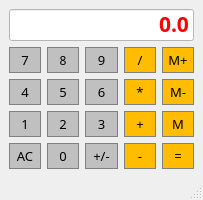
<?xml version="1.0" encoding="UTF-8"?>
<ui version="4.0">
 <class>Calculator</class>
 <widget class="QMainWindow" name="Calculator">
  <property name="geometry">
   <rect>
    <x>0</x>
    <y>0</y>
    <width>203</width>
    <height>200</height>
   </rect>
  </property>
  <property name="minimumSize">
   <size>
    <width>200</width>
    <height>200</height>
   </size>
  </property>
  <property name="windowTitle">
   <string>Calculator</string>
  </property>
  <widget class="QWidget" name="centralwidget">
   <layout class="QGridLayout" name="gridLayout">
    <item row="1" column="3">
     <widget class="QPushButton" name="Divide">
      <property name="sizePolicy">
       <sizepolicy hsizetype="Preferred" vsizetype="Preferred">
        <horstretch>0</horstretch>
        <verstretch>0</verstretch>
       </sizepolicy>
      </property>
      <property name="minimumSize">
       <size>
        <width>24</width>
        <height>26</height>
       </size>
      </property>
      <property name="font">
       <font>
        <family>JetBrains Mono</family>
        <pointsize>10</pointsize>
       </font>
      </property>
      <property name="styleSheet">
       <string notr="true">QPushButton{
	
	background-color: #FFBC00;
	border: 1px solid gray; 
	padding: 5px;
}

QPushButton:pressed{
	background-color: #A9A9A9;
	border: 1px solid gray; 
	padding: 5px;
}</string>
      </property>
      <property name="text">
       <string>/</string>
      </property>
     </widget>
    </item>
    <item row="2" column="1">
     <widget class="QPushButton" name="Button5">
      <property name="sizePolicy">
       <sizepolicy hsizetype="Preferred" vsizetype="Preferred">
        <horstretch>0</horstretch>
        <verstretch>0</verstretch>
       </sizepolicy>
      </property>
      <property name="minimumSize">
       <size>
        <width>24</width>
        <height>26</height>
       </size>
      </property>
      <property name="font">
       <font>
        <family>JetBrains Mono</family>
        <pointsize>10</pointsize>
       </font>
      </property>
      <property name="styleSheet">
       <string notr="true">QPushButton{
	background-color: #C0C0C0;
	border: 1px solid gray; 
	padding: 5px;
}

QPushButton:pressed{
	background-color: #A9A9A9;
	border: 1px solid gray; 
	padding: 5px;
}</string>
      </property>
      <property name="text">
       <string>5</string>
      </property>
     </widget>
    </item>
    <item row="1" column="2">
     <widget class="QPushButton" name="Button9">
      <property name="sizePolicy">
       <sizepolicy hsizetype="Preferred" vsizetype="Preferred">
        <horstretch>0</horstretch>
        <verstretch>0</verstretch>
       </sizepolicy>
      </property>
      <property name="minimumSize">
       <size>
        <width>24</width>
        <height>26</height>
       </size>
      </property>
      <property name="font">
       <font>
        <family>JetBrains Mono</family>
        <pointsize>10</pointsize>
       </font>
      </property>
      <property name="styleSheet">
       <string notr="true">QPushButton{
	background-color: #C0C0C0;
	border: 1px solid gray; 
	padding: 5px;
}

QPushButton:pressed{
	background-color: #A9A9A9;
	border: 1px solid gray; 
	padding: 5px;
}</string>
      </property>
      <property name="text">
       <string>9</string>
      </property>
     </widget>
    </item>
    <item row="3" column="0">
     <widget class="QPushButton" name="Button1">
      <property name="sizePolicy">
       <sizepolicy hsizetype="Preferred" vsizetype="Preferred">
        <horstretch>0</horstretch>
        <verstretch>0</verstretch>
       </sizepolicy>
      </property>
      <property name="minimumSize">
       <size>
        <width>24</width>
        <height>26</height>
       </size>
      </property>
      <property name="font">
       <font>
        <family>JetBrains Mono</family>
        <pointsize>10</pointsize>
       </font>
      </property>
      <property name="styleSheet">
       <string notr="true">QPushButton{
	background-color: #C0C0C0;
	border: 1px solid gray; 
	padding: 5px;
}

QPushButton:pressed{
	background-color: #A9A9A9;
	border: 1px solid gray; 
	padding: 5px;
}</string>
      </property>
      <property name="text">
       <string>1</string>
      </property>
     </widget>
    </item>
    <item row="4" column="4">
     <widget class="QPushButton" name="Equal">
      <property name="sizePolicy">
       <sizepolicy hsizetype="Preferred" vsizetype="Preferred">
        <horstretch>0</horstretch>
        <verstretch>0</verstretch>
       </sizepolicy>
      </property>
      <property name="minimumSize">
       <size>
        <width>24</width>
        <height>26</height>
       </size>
      </property>
      <property name="font">
       <font>
        <family>JetBrains Mono</family>
        <pointsize>10</pointsize>
       </font>
      </property>
      <property name="styleSheet">
       <string notr="true">QPushButton{
	
	background-color: #FFBC00;
	border: 1px solid gray; 
	padding: 5px;
}

QPushButton:pressed{
	background-color: #A9A9A9;
	border: 1px solid gray; 
	padding: 5px;
}</string>
      </property>
      <property name="text">
       <string>=</string>
      </property>
     </widget>
    </item>
    <item row="4" column="3">
     <widget class="QPushButton" name="Subtract">
      <property name="sizePolicy">
       <sizepolicy hsizetype="Preferred" vsizetype="Preferred">
        <horstretch>0</horstretch>
        <verstretch>0</verstretch>
       </sizepolicy>
      </property>
      <property name="minimumSize">
       <size>
        <width>24</width>
        <height>26</height>
       </size>
      </property>
      <property name="font">
       <font>
        <family>JetBrains Mono</family>
        <pointsize>10</pointsize>
       </font>
      </property>
      <property name="styleSheet">
       <string notr="true">QPushButton{
	
	background-color: #FFBC00;
	border: 1px solid gray; 
	padding: 5px;
}

QPushButton:pressed{
	background-color: #A9A9A9;
	border: 1px solid gray; 
	padding: 5px;
}</string>
      </property>
      <property name="text">
       <string>-</string>
      </property>
     </widget>
    </item>
    <item row="3" column="2">
     <widget class="QPushButton" name="Button3">
      <property name="sizePolicy">
       <sizepolicy hsizetype="Preferred" vsizetype="Preferred">
        <horstretch>0</horstretch>
        <verstretch>0</verstretch>
       </sizepolicy>
      </property>
      <property name="minimumSize">
       <size>
        <width>24</width>
        <height>26</height>
       </size>
      </property>
      <property name="font">
       <font>
        <family>JetBrains Mono</family>
        <pointsize>10</pointsize>
       </font>
      </property>
      <property name="styleSheet">
       <string notr="true">QPushButton{
	background-color: #C0C0C0;
	border: 1px solid gray; 
	padding: 5px;
}

QPushButton:pressed{
	background-color: #A9A9A9;
	border: 1px solid gray; 
	padding: 5px;
}</string>
      </property>
      <property name="text">
       <string>3</string>
      </property>
     </widget>
    </item>
    <item row="2" column="2">
     <widget class="QPushButton" name="Button6">
      <property name="sizePolicy">
       <sizepolicy hsizetype="Preferred" vsizetype="Preferred">
        <horstretch>0</horstretch>
        <verstretch>0</verstretch>
       </sizepolicy>
      </property>
      <property name="minimumSize">
       <size>
        <width>24</width>
        <height>26</height>
       </size>
      </property>
      <property name="font">
       <font>
        <family>JetBrains Mono</family>
        <pointsize>10</pointsize>
       </font>
      </property>
      <property name="styleSheet">
       <string notr="true">QPushButton{
	background-color: #C0C0C0;
	border: 1px solid gray; 
	padding: 5px;
}

QPushButton:pressed{
	background-color: #A9A9A9;
	border: 1px solid gray; 
	padding: 5px;
}</string>
      </property>
      <property name="text">
       <string>6</string>
      </property>
     </widget>
    </item>
    <item row="2" column="3">
     <widget class="QPushButton" name="Multiply">
      <property name="sizePolicy">
       <sizepolicy hsizetype="Preferred" vsizetype="Preferred">
        <horstretch>0</horstretch>
        <verstretch>0</verstretch>
       </sizepolicy>
      </property>
      <property name="minimumSize">
       <size>
        <width>24</width>
        <height>26</height>
       </size>
      </property>
      <property name="font">
       <font>
        <family>JetBrains Mono</family>
        <pointsize>10</pointsize>
       </font>
      </property>
      <property name="styleSheet">
       <string notr="true">QPushButton{
	
	background-color: #FFBC00;
	border: 1px solid gray; 
	padding: 5px;
}

QPushButton:pressed{
	background-color: #A9A9A9;
	border: 1px solid gray; 
	padding: 5px;
}</string>
      </property>
      <property name="text">
       <string>*</string>
      </property>
     </widget>
    </item>
    <item row="4" column="2">
     <widget class="QPushButton" name="ChangeSign">
      <property name="sizePolicy">
       <sizepolicy hsizetype="Preferred" vsizetype="Preferred">
        <horstretch>0</horstretch>
        <verstretch>0</verstretch>
       </sizepolicy>
      </property>
      <property name="minimumSize">
       <size>
        <width>24</width>
        <height>26</height>
       </size>
      </property>
      <property name="font">
       <font>
        <family>JetBrains Mono</family>
        <pointsize>10</pointsize>
       </font>
      </property>
      <property name="styleSheet">
       <string notr="true">QPushButton{
	background-color: #C0C0C0;
	border: 1px solid gray; 
	padding: 5px;
}

QPushButton:pressed{
	background-color: #A9A9A9;
	border: 1px solid gray; 
	padding: 5px;
}</string>
      </property>
      <property name="text">
       <string>+/-</string>
      </property>
     </widget>
    </item>
    <item row="0" column="0" colspan="5">
     <widget class="QLineEdit" name="Display">
      <property name="sizePolicy">
       <sizepolicy hsizetype="Preferred" vsizetype="Expanding">
        <horstretch>0</horstretch>
        <verstretch>0</verstretch>
       </sizepolicy>
      </property>
      <property name="font">
       <font>
        <family>JetBrains Mono</family>
        <pointsize>16</pointsize>
        <bold>true</bold>
       </font>
      </property>
      <property name="styleSheet">
       <string notr="true">QLineEdit{
	 
	color: rgb(255, 0, 0);
	background-color: rgb(255, 255, 255);
}</string>
      </property>
      <property name="text">
       <string>0.0</string>
      </property>
      <property name="alignment">
       <set>Qt::AlignBottom|Qt::AlignRight|Qt::AlignTrailing</set>
      </property>
     </widget>
    </item>
    <item row="4" column="1">
     <widget class="QPushButton" name="Button0">
      <property name="sizePolicy">
       <sizepolicy hsizetype="Preferred" vsizetype="Preferred">
        <horstretch>0</horstretch>
        <verstretch>0</verstretch>
       </sizepolicy>
      </property>
      <property name="minimumSize">
       <size>
        <width>24</width>
        <height>26</height>
       </size>
      </property>
      <property name="font">
       <font>
        <family>JetBrains Mono</family>
        <pointsize>10</pointsize>
       </font>
      </property>
      <property name="styleSheet">
       <string notr="true">QPushButton{
	background-color: #C0C0C0;
	border: 1px solid gray; 
	padding: 5px;
}

QPushButton:pressed{
	background-color: #A9A9A9;
	border: 1px solid gray; 
	padding: 5px;
}</string>
      </property>
      <property name="text">
       <string>0</string>
      </property>
     </widget>
    </item>
    <item row="3" column="3">
     <widget class="QPushButton" name="Add">
      <property name="sizePolicy">
       <sizepolicy hsizetype="Preferred" vsizetype="Preferred">
        <horstretch>0</horstretch>
        <verstretch>0</verstretch>
       </sizepolicy>
      </property>
      <property name="minimumSize">
       <size>
        <width>24</width>
        <height>26</height>
       </size>
      </property>
      <property name="font">
       <font>
        <family>JetBrains Mono</family>
        <pointsize>10</pointsize>
       </font>
      </property>
      <property name="styleSheet">
       <string notr="true">QPushButton{
	
	background-color: #FFBC00;
	border: 1px solid gray; 
	padding: 5px;
}

QPushButton:pressed{
	background-color: #A9A9A9;
	border: 1px solid gray; 
	padding: 5px;
}</string>
      </property>
      <property name="text">
       <string>+</string>
      </property>
     </widget>
    </item>
    <item row="1" column="1">
     <widget class="QPushButton" name="Button8">
      <property name="sizePolicy">
       <sizepolicy hsizetype="Preferred" vsizetype="Preferred">
        <horstretch>0</horstretch>
        <verstretch>0</verstretch>
       </sizepolicy>
      </property>
      <property name="minimumSize">
       <size>
        <width>24</width>
        <height>26</height>
       </size>
      </property>
      <property name="font">
       <font>
        <family>JetBrains Mono</family>
        <pointsize>9</pointsize>
        <italic>false</italic>
        <bold>false</bold>
       </font>
      </property>
      <property name="styleSheet">
       <string notr="true">QPushButton{
	font: 9pt &quot;JetBrains Mono&quot;;
	background-color: #C0C0C0;
	border: 1px solid gray; 
	padding: 5px;
}

QPushButton:pressed{
	font: 9pt &quot;JetBrains Mono&quot;;
	background-color: #A9A9A9;
	border: 1px solid gray; 
	padding: 5px;
}</string>
      </property>
      <property name="text">
       <string>8</string>
      </property>
     </widget>
    </item>
    <item row="1" column="0">
     <widget class="QPushButton" name="Button7">
      <property name="sizePolicy">
       <sizepolicy hsizetype="Preferred" vsizetype="Preferred">
        <horstretch>0</horstretch>
        <verstretch>0</verstretch>
       </sizepolicy>
      </property>
      <property name="minimumSize">
       <size>
        <width>24</width>
        <height>26</height>
       </size>
      </property>
      <property name="font">
       <font>
        <family>JetBrains Mono</family>
        <pointsize>10</pointsize>
       </font>
      </property>
      <property name="styleSheet">
       <string notr="true">QPushButton{
	background-color: #C0C0C0;
	border: 1px solid gray; 
	padding: 5px;
}

QPushButton:pressed{
	background-color: #A9A9A9;
	border: 1px solid gray; 
	padding: 5px;
}</string>
      </property>
      <property name="text">
       <string>7</string>
      </property>
     </widget>
    </item>
    <item row="2" column="4">
     <widget class="QPushButton" name="MemClear">
      <property name="sizePolicy">
       <sizepolicy hsizetype="Preferred" vsizetype="Preferred">
        <horstretch>0</horstretch>
        <verstretch>0</verstretch>
       </sizepolicy>
      </property>
      <property name="minimumSize">
       <size>
        <width>24</width>
        <height>26</height>
       </size>
      </property>
      <property name="font">
       <font>
        <family>JetBrains Mono</family>
        <pointsize>10</pointsize>
       </font>
      </property>
      <property name="styleSheet">
       <string notr="true">QPushButton{
	
	background-color: #FFBC00;
	border: 1px solid gray; 
	padding: 5px;
}

QPushButton:pressed{
	background-color: #A9A9A9;
	border: 1px solid gray; 
	padding: 5px;
}</string>
      </property>
      <property name="text">
       <string>M-</string>
      </property>
     </widget>
    </item>
    <item row="2" column="0">
     <widget class="QPushButton" name="Button4">
      <property name="sizePolicy">
       <sizepolicy hsizetype="Preferred" vsizetype="Preferred">
        <horstretch>0</horstretch>
        <verstretch>0</verstretch>
       </sizepolicy>
      </property>
      <property name="minimumSize">
       <size>
        <width>24</width>
        <height>26</height>
       </size>
      </property>
      <property name="font">
       <font>
        <family>JetBrains Mono</family>
        <pointsize>10</pointsize>
       </font>
      </property>
      <property name="styleSheet">
       <string notr="true">QPushButton{
	background-color: #C0C0C0;
	border: 1px solid gray; 
	padding: 5px;
}

QPushButton:pressed{
	background-color: #A9A9A9;
	border: 1px solid gray; 
	padding: 5px;
}</string>
      </property>
      <property name="text">
       <string>4</string>
      </property>
     </widget>
    </item>
    <item row="4" column="0">
     <widget class="QPushButton" name="Clear">
      <property name="sizePolicy">
       <sizepolicy hsizetype="Preferred" vsizetype="Preferred">
        <horstretch>0</horstretch>
        <verstretch>0</verstretch>
       </sizepolicy>
      </property>
      <property name="minimumSize">
       <size>
        <width>24</width>
        <height>26</height>
       </size>
      </property>
      <property name="font">
       <font>
        <family>JetBrains Mono</family>
        <pointsize>10</pointsize>
       </font>
      </property>
      <property name="styleSheet">
       <string notr="true">QPushButton{
	background-color: #C0C0C0;
	border: 1px solid gray; 
	padding: 5px;
}

QPushButton:pressed{
	background-color: #A9A9A9;
	border: 1px solid gray; 
	padding: 5px;
}</string>
      </property>
      <property name="text">
       <string>AC</string>
      </property>
     </widget>
    </item>
    <item row="3" column="4">
     <widget class="QPushButton" name="MemGet">
      <property name="sizePolicy">
       <sizepolicy hsizetype="Preferred" vsizetype="Preferred">
        <horstretch>0</horstretch>
        <verstretch>0</verstretch>
       </sizepolicy>
      </property>
      <property name="minimumSize">
       <size>
        <width>24</width>
        <height>26</height>
       </size>
      </property>
      <property name="font">
       <font>
        <family>JetBrains Mono</family>
        <pointsize>10</pointsize>
       </font>
      </property>
      <property name="styleSheet">
       <string notr="true">QPushButton{
	
	background-color: #FFBC00;
	border: 1px solid gray; 
	padding: 5px;
}

QPushButton:pressed{
	background-color: #A9A9A9;
	border: 1px solid gray; 
	padding: 5px;
}</string>
      </property>
      <property name="text">
       <string>M</string>
      </property>
     </widget>
    </item>
    <item row="3" column="1">
     <widget class="QPushButton" name="Button2">
      <property name="sizePolicy">
       <sizepolicy hsizetype="Preferred" vsizetype="Preferred">
        <horstretch>0</horstretch>
        <verstretch>0</verstretch>
       </sizepolicy>
      </property>
      <property name="minimumSize">
       <size>
        <width>24</width>
        <height>26</height>
       </size>
      </property>
      <property name="font">
       <font>
        <family>JetBrains Mono</family>
        <pointsize>10</pointsize>
       </font>
      </property>
      <property name="styleSheet">
       <string notr="true">QPushButton{
	background-color: #C0C0C0;
	border: 1px solid gray; 
	padding: 5px;
}

QPushButton:pressed{
	background-color: #A9A9A9;
	border: 1px solid gray; 
	padding: 5px;
}</string>
      </property>
      <property name="text">
       <string>2</string>
      </property>
     </widget>
    </item>
    <item row="1" column="4">
     <widget class="QPushButton" name="MemAdd">
      <property name="sizePolicy">
       <sizepolicy hsizetype="Preferred" vsizetype="Preferred">
        <horstretch>0</horstretch>
        <verstretch>0</verstretch>
       </sizepolicy>
      </property>
      <property name="minimumSize">
       <size>
        <width>24</width>
        <height>26</height>
       </size>
      </property>
      <property name="font">
       <font>
        <family>JetBrains Mono</family>
        <pointsize>10</pointsize>
       </font>
      </property>
      <property name="styleSheet">
       <string notr="true">QPushButton{
	
	background-color: #FFBC00;
	border: 1px solid gray; 
	padding: 5px;
}

QPushButton:pressed{
	background-color: #A9A9A9;
	border: 1px solid gray; 
	padding: 5px;
}</string>
      </property>
      <property name="text">
       <string>M+</string>
      </property>
     </widget>
    </item>
   </layout>
  </widget>
  <widget class="QMenuBar" name="menubar">
   <property name="geometry">
    <rect>
     <x>0</x>
     <y>0</y>
     <width>203</width>
     <height>17</height>
    </rect>
   </property>
  </widget>
  <widget class="QStatusBar" name="statusbar"/>
 </widget>
 <resources/>
 <connections/>
</ui>
